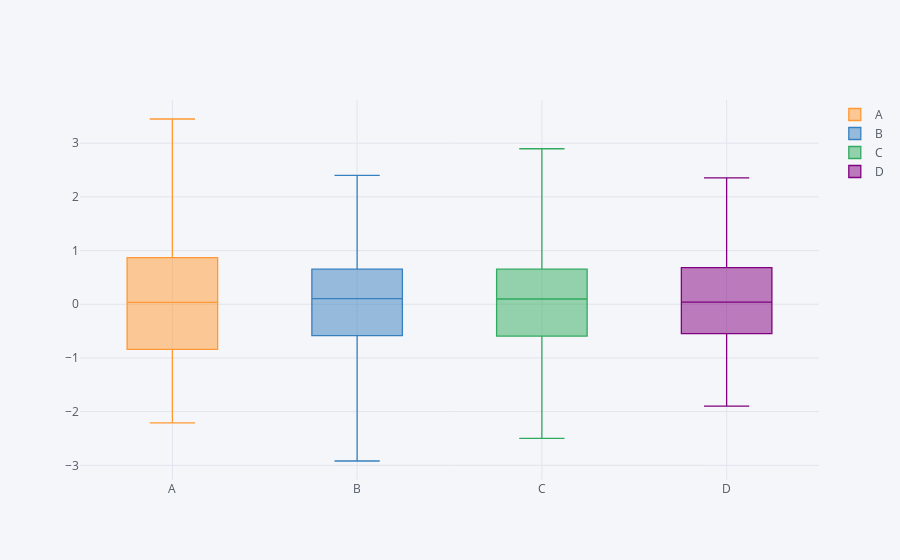

This figure's notebook cell:
### Code cell
# Box plots 

df.iplot(kind='box')
